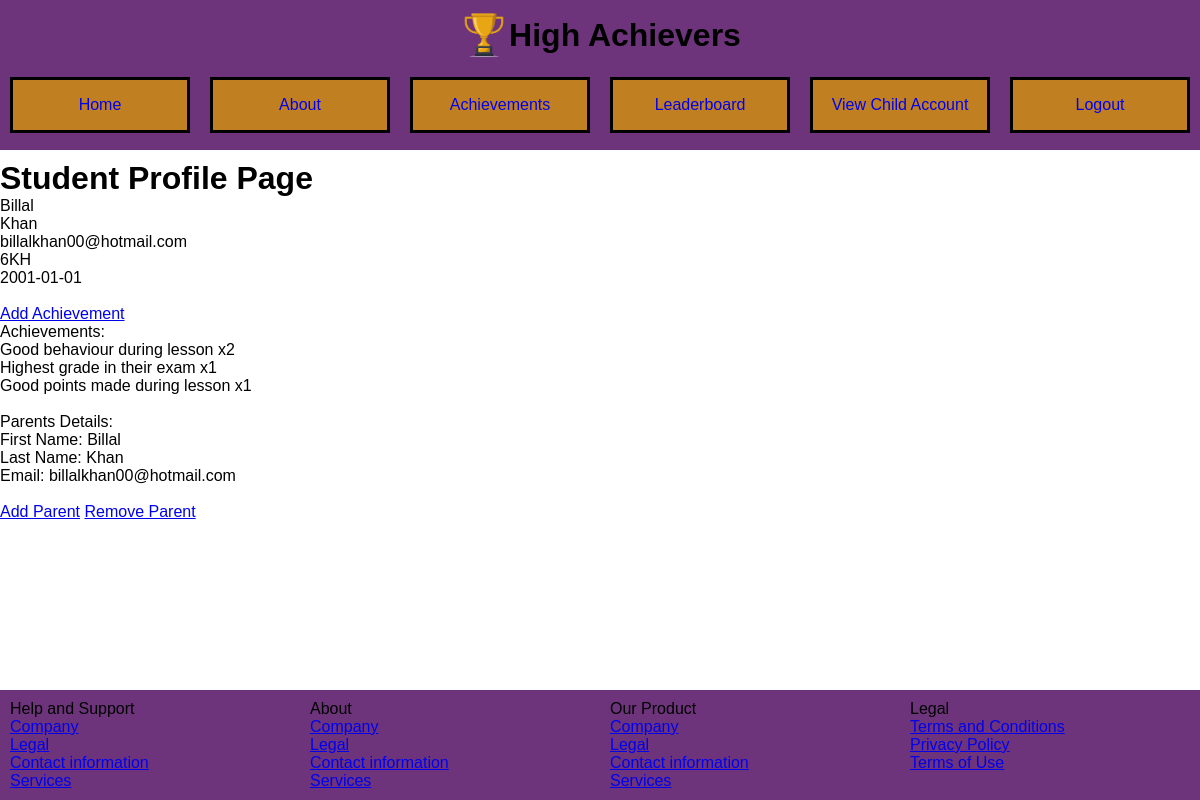
Screenshot of /studentprofilepage.php?student=1 (signed in) with the database file from the repository.
### tables this page shows
CREATE TABLE `child_account` (
  `ChildID` int(11) NOT NULL,
  `First_Name` varchar(30) NOT NULL,
  `Last_Name` varchar(30) NOT NULL,
  `Email_Address` varchar(50) NOT NULL,
  `Password` varchar(255) NOT NULL,
  `Class` varchar(10) NOT NULL,
  `Date_Of_Birth` date NOT NULL
);

CREATE TABLE `achievements` (
  `AchievementID` int(11) NOT NULL,
  `Reason` varchar(200) NOT NULL,
  `Date` date NOT NULL,
  `Milestone` int(11) NOT NULL
);

CREATE TABLE `parent_account` (
  `ParentID` int(11) NOT NULL,
  `First_Name` varchar(30) NOT NULL,
  `Last_Name` varchar(30) NOT NULL,
  `Email_Address` varchar(50) NOT NULL,
  `Password` varchar(255) NOT NULL
);

### studentprofilepage.php (the view, shortened to what this page needs)
<html>
    <head>
        <link rel="stylesheet" type="text/css" href="index.css">
        <link rel="stylesheet" type="text/css" href="css/header.css">
        <link rel="stylesheet" type="text/css" href="css/footer.css">
    </head>
    <body>
    <?php
    include("php/header.php");
    ?>
    <h1>Student Profile Page</h1>
    <?php
    include "php/database.php";
    $studentID = $_GET["student"];
    $student = $conn -> query ("SELECT * FROM child_account WHERE ChildID = $studentID");
    if ($student->rowCount() == 1) {
        $studentData = $student->fetchObject();
        $studentname = $studentData->First_Name;
        $studentlastname = $studentData->Last_Name;
        $studentemailaddress = $studentData->Email_Address;
        $studentclass = $studentData->Class;
        $studentdateofbirth = $studentData->Date_Of_Birth;
        ?>
        <p><?php echo $studentname ?></p>
        <p><?php echo $studentlastname ?></p>
        <p><?php echo $studentemailaddress ?></p>
        <p><?php echo $studentclass ?></p>
        <p><?php echo $studentdateofbirth ?></p>
        <br>
        <a href="addachievementpage.php?student=<?php echo $studentID?>">Add Achievement</a>
        <br>
        <p>Achievements:</p>
        <?php
    } else {
        header("location: index.php");
        exit();
    }
    $achievements = $conn -> query("SELECT a.* FROM achievements AS a INNER JOIN child_achievements AS ca ON ca.ChildID = $studentID AND ca.AchievementID=a.AchievementID");
    $achievementsData = $achievements->fetchAll();
    $achievementsList = array();
    for ($i = 0; $i < count($achievementsData); $i++) {
        array_push($achievementsList, $achievementsData[$i]["AchievementID"]);
    }
    $countedList = array_count_values($achievementsList);
    $countedListKeys = array_keys($countedList);
    for($i = 0; $i< count($countedList); $i++) {
        $id = $countedListKeys[$i];
        $a = $conn-> query("SELECT * FROM achievements WHERE AchievementID=$id");
        if ($a->rowCount() == 1) {
            $a = $a->fetchObject();
            $reason = $a->Reason;
            $count = $countedList[$id];
        }
        ?>
        <p><?php echo $reason . " x" .$count?></p>
    <?php
}
?>
<br>
    <p>Parents Details:</p>
    <?php
    $parent = $conn -> query("SELECT p.* FROM parent_account AS p INNER JOIN parent_of_child AS pc ON p.ParentID=pc.ParentID AND pc.ChildID=$studentID");
    if ($parent-> rowCount() > 0) {
        $parentsData = $parent-> fetchAll();
    } else {
        $parentsData = array();
    }
    for($i = 0; $i < count($parentsData); $i++) {
        $parentID = $parentsData[$i]["ParentID"];
        ?>
        <p>First Name: <?php echo $parentsData[$i]["First_Name"] ?></p>
        <p>Last Name: <?php echo $parentsData[$i]["Last_Name"] ?></p>
        <p>Email: <?php echo $parentsData[$i]["Email_Address"] ?></p>
        <?php
    }
    ?>
    <br>
    <a href = "addparentpage.php?student=<?php echo $studentID ?>">Add Parent</a>
    <a href = "php/removeparentscript.php?childID=<?php echo $studentID ?>&parentID=<?php echo $parentID?>">Remove Parent</a>
<?php
    include("php/footer.php");
    ?>
    </body>
</html>

### css/header.css (style rules this page uses)
* { font-family: Arial, Helvetica, sans-serif; margin: 0; }

### rows the page displays
child_account: First_Name "Billal", Last_Name "Khan", Email_Address "billalkhan00@hotmail.com", Class "6KH", Date_Of_Birth "2001-01-01"
achievements: Reason "Good behaviour during lesson", count "2"
achievements: Reason "Highest grade in their exam", count "1"
achievements: Reason "Good points made during lesson", count "1"
parent_account: First_Name "Billal", Last_Name "Khan", Email_Address "billalkhan00@hotmail.com"
